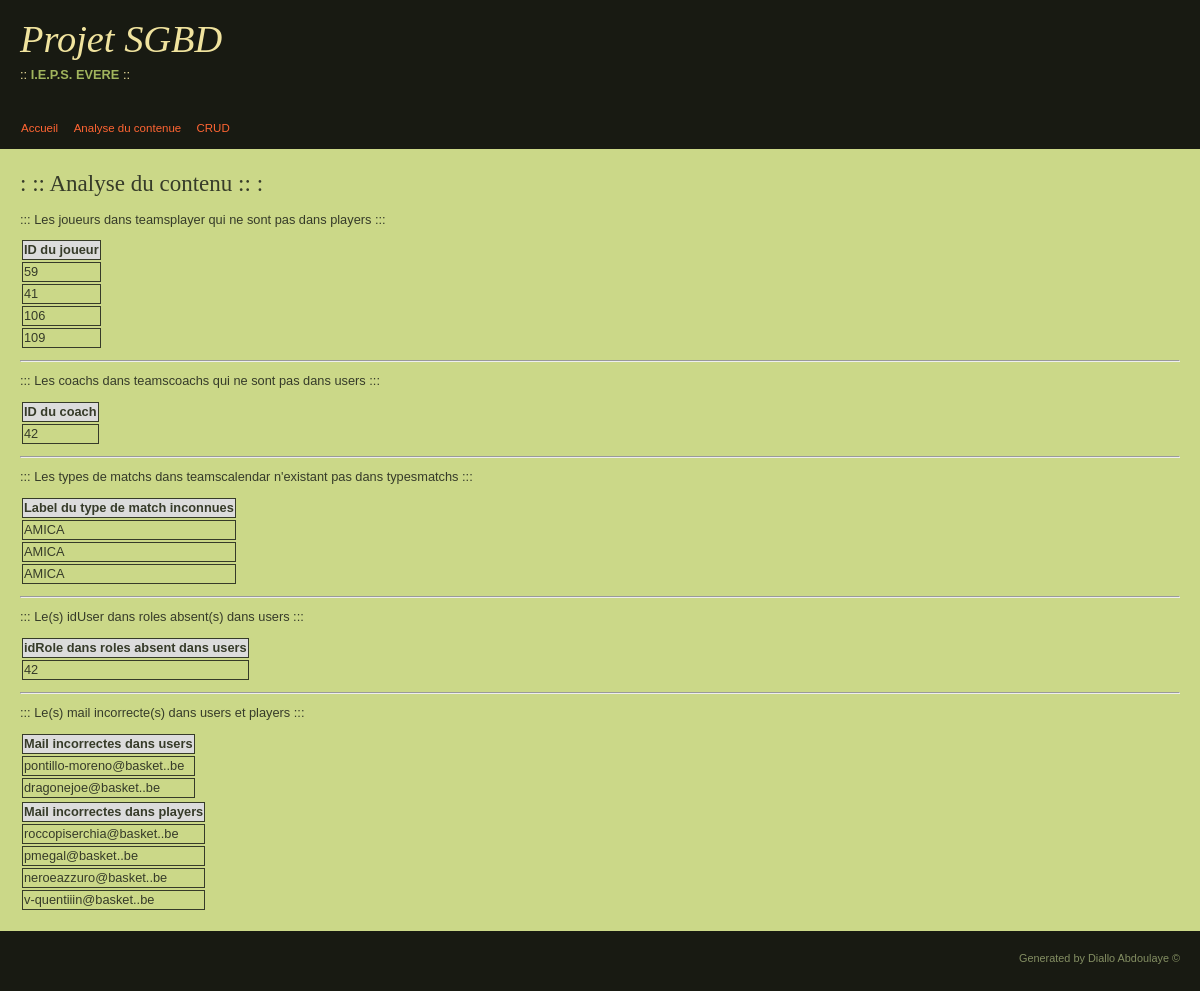
Page /?action=analyse on the committed database.
### tables this page shows
CREATE TABLE IF NOT EXISTS `teamsplayers` (
  `idTeamPlayer` int(11) NOT NULL ,
  `idTeam` int(11) NOT NULL,
  `idPlayer` int(11) NOT NULL,
  `number` int(11) NOT NULL,
  `position` varchar(20) NOT NULL,
  `yearTeam` int(11) NOT NULL
);

CREATE TABLE IF NOT EXISTS `teamscoaches` (
  `idTeamCoach` int(11) NOT NULL,
  `idTeam` int(11) NOT NULL,
  `idCoach` int(11) NOT NULL,
  `coachLicence` varchar(10) NOT NULL,
  `mainCoach` int(11) NOT NULL DEFAULT '1',
  `YearTeam` int(11) NOT NULL
);

CREATE TABLE IF NOT EXISTS `roles` (
  `idRole` int(11) NOT NULL,
  `idUser` int(11) NOT NULL,
  `idRoleType` int(11) NOT NULL
);

### controleurs/analyse.inc.php (called while the page is built)
<?php
$h2_titre = ": :: Analyse du contenu :: :";
$afficherJoueurInconnues = afficher_joueurs_Inconnues(joueursInconnues());
$afficherCoachInconnues = afficher_coachs_Inconnues(coachsInconnues());
$afficherTypeMatchInconnues = afficher_typeMatch_Inconnues(typeDeMatchInconnue());
$afficheridUserRolesInconnues = afficher_idUser_role_Inconnues(roleUserInconnue());
$afficherMailIncorrectesUSERS = afficher_Mail_Incorrectes_USERS(checkMailUsers());
$afficherMailIncorrectesPLAYERS = afficher_Mail_Incorrectes_PLAYERS(checkMailPlayers());
require('vues/analyse.inc.php');
?>

### modeles/fonctionsSQL.inc.php (called while the page is built, shortened)
<?php
   function joueursInconnues(){
		$dbh = new PDO('mysql:host=localhost;dbname=basketproject','root','');
		$query = 'SELECT t.idPlayer FROM teamsplayers t WHERE t.idPlayer NOT IN (SELECT idPlayer FROM players)';
		$result = $dbh->query($query);
		$tab = array();
		$i=0;
		if($result->rowcount() == 0){
			echo 'Tous les joueurs de teamsplayers se trouvent dans players (pas de clANDestins ouff..)';
		}else{
			while ($row = $result->fetch(PDO::FETCH_ASSOC)) {
			$tab[$i]['idPlayer'] = $row['idPlayer'];
			$i++;
			}
		}
		return $tab;
	}
	function coachsInconnues(){
		$dbh = new PDO('mysql:host=localhost;dbname=basketproject','root','');
		$query = 'SELECT idCoach FROM teamsCoaches WHERE idCoach NOT IN (SELECT idUser FROM users)';
		$result = $dbh->query($query);
		$tab = array();
		$i=0;
		if($result->rowcount() == 0){
			echo 'Tous les coachs de teamscoachs se trouvent dans users (pas de clANDestins ouff..)';
		}else{
			while ($row = $result->fetch(PDO::FETCH_ASSOC)) {
			$tab[$i]['idCoach'] = $row['idCoach'];
			$i++;
			}
		}
		return $tab;
	}
	function typeDeMatchInconnue(){
		$dbh = new PDO('mysql:host=localhost;dbname=basketproject','root','');
		$query = 'SELECT TypeMatch FROM teamscalendar WHERE TypeMatch not in (SELECT idTypeMatch FROM typesmatchs)';
		$result = $dbh->query($query);
		$tab = array();
		$i=0;
		if($result->rowcount() == 0){
			echo 'Tous les coachs de teamscoachs se trouvent dans users (pas de clANDestins ouff..)';
		}else{
			while ($row = $result->fetch(PDO::FETCH_ASSOC)) {
			$tab[$i]['TypeMatch'] = $row['TypeMatch'];
			$i++;
			}
		}
		return $tab;
	}
	function roleUserInconnue(){
		$dbh = new PDO('mysql:host=localhost;dbname=basketproject','root','');
		$query = 'SELECT idUser FROM roles WHERE idUser not in (SELECT idUser FROM users)';
		$result = $dbh->query($query);
		$tab = array();
		$i=0;
		if($result->rowcount() == 0){
			echo 'Everything is fine :)';
		}else{
			while ($row = $result->fetch(PDO::FETCH_ASSOC)) {
			$tab[$i]['idUser'] = $row['idUser'];
			$i++;
			}
		}
		return $tab;
	}
	function checkMailUsers(){
		$dbh = new PDO('mysql:host=localhost;dbname=basketproject','root','');
		$query = 'SELECT * FROM users WHERE mail not regexp "^[[:alpha:]]+(([[:alnum:]]+)|([\-\._]?[[:alnum:]]+)*)*@[[:alpha:]]+(([[:alnum:]]+)|([\-\._]?[[:alnum:]]+)*)*\.[[:alpha:]]{2,8}$"';
		$result = $dbh->query($query);
		$tab = array();
		$i=0;
		if($result->rowcount() == 0){
			echo 'Mail Valide';
		}else{
			while ($row = $result->fetch(PDO::FETCH_ASSOC)) {
			$tab[$i]['mail'] = $row['mail'];
			$i++;
			}
		}
		return $tab;
	}
	function checkMailPlayers(){
		$dbh = new PDO('mysql:host=localhost;dbname=basketproject','root','');
		$query = 'SELECT * FROM players WHERE email not regexp "^[[:alpha:]]+(([[:alnum:]]+)|([\-\._]?[[:alnum:]]+)*)*@[[:alpha:]]+(([[:alnum:]]+)|([\-\._]?[[:alnum:]]+)*)*\.[[:alpha:]]{2,8}$"';
		$result = $dbh->query($query);
		$tab = array();
		$i=0;
		if($result->rowcount() == 0){
			echo 'Mail Valide';
		}else{
			while ($row = $result->fetch(PDO::FETCH_ASSOC)) {
			$tab[$i]['email'] = $row['email'];
			$i++;
			}
		}
		return $tab;
	}
?>

### modeles/variablesGlobales.inc.php (called while the page is built, shortened)
<?php
$titre = 'Projet SGBD';
?>

### modeles/fonctionsHTML.inc.php (the view, shortened to what this page needs)
<?php
function menu() {
	$menu ='<ul>
			<li><a href="?action=accueil">Accueil</a></li>
			<li><a href="?action=analyse">Analyse du contenue </a></li>
			<li><a href="?action=crud">CRUD</a></li>
			</ul>
			';
	return $menu;
}
function footer(){
	$footer = '<p id="copyright">Generated by Diallo Abdoulaye &copy</p>';
	return $footer;
}
function headerr(){
	$header = '
				<!DOCTYPE html>
				<html>
				<head>
					<style type="text/css">
						#madiv{height:250pt;overflow:auto}
					</style>
					<link rel="stylesheet" href="css/moncss.css">
					<link rel="stylesheet" href="css/model01.css">
					<link rel="stylesheet" href="css/table.css">
					<title>Projet SGBD</title>
					<meta http-equiv="content-type" content="text/html"; charset="iso-8859-1" />
				</head>
	';
	return $header;
}
function afficher_joueurs_Inconnues($tab){
	$tableau = '<table id="tableBalises">
				  <thead>
					<tr>
						<th>ID du joueur</th>
					</tr>
				  </thead>
			      <tbody>';
	for ($i=0;$i<count($tab);$i++) {
		$tableau .=		'<tr>';
		$tableau .=		'<td>'.$tab[$i]['idPlayer'] .'</td>';
		$tableau .=		'</tr>';
	}
	$tableau .= '</tbody>
					</thead>
				   </table>';
	return $tableau;
}
function afficher_coachs_Inconnues($tab){
	$tableau = '<table id="tableBalises">
				  <thead>
					<tr>
						<th>ID du coach</th>
					</tr>
				  </thead>
			      <tbody>';
	for ($i=0;$i<count($tab);$i++) {
		$tableau .=		'<tr>';
		$tableau .=		'<td>'.$tab[$i]['idCoach'] .'</td>';
		$tableau .=		'</tr>';
	}
	$tableau .= '</tbody>
					</thead>
				   </table>';
	return $tableau;
}
function afficher_typeMatch_Inconnues($tab){
	$tableau = '<table id="tableBalises">
				  <thead>
					<tr>
						<th>Label du type de match inconnues</th>
					</tr>
				  </thead>
			      <tbody>';
	for ($i=0;$i<count($tab);$i++) {
		$tableau .=		'<tr>';
		$tableau .=		'<td>'.$tab[$i]['TypeMatch'] .'</td>';
		$tableau .=		'</tr>';
	}
	$tableau .= '</tbody>
					</thead>
				   </table>';
	return $tableau;
}
function afficher_idUser_role_Inconnues($tab){
	$tableau = '<table id="tableBalises">
				  <thead>
					<tr>
						<th>idRole dans roles absent dans users</th>
					</tr>
				  </thead>
			      <tbody>';
	for ($i=0;$i<count($tab);$i++) {
		$tableau .=		'<tr>';
		$tableau .=		'<td>'.$tab[$i]['idUser'] .'</td>';
		$tableau .=		'</tr>';
	}
	$tableau .= '</tbody>
					</thead>
				   </table>';
	return $tableau;
}
function afficher_Mail_Incorrectes_USERS($tabUsers){
	$tableau = '<table id="tableBalises">
				  <thead>
					<tr>
						<th>Mail incorrectes dans users</th>
					</tr>
				  </thead>
			      <tbody>';
	for ($i=0;$i<count($tabUsers);$i++) {
		$tableau .=		'<tr>';
		$tableau .=		'<td>'.$tabUsers[$i]['mail'] .'</td>';
		$tableau .= 	'</tr>';
	}
	$tableau .= '</tbody>
					</thead>
				   </table>';
	return $tableau;
}
function afficher_Mail_Incorrectes_PLAYERS($tabPlayers){
	$tableau = '<table id="tableBalises">
				  <thead>
					<tr>
						<th>Mail incorrectes dans players</th>
					</tr>
				  </thead>
			      <tbody>';
	for ($i=0;$i<count($tabPlayers);$i++) {
		$tableau .=		'<tr>';
		$tableau .=		'<td>'.$tabPlayers[$i]['email'] .'</td>';
		$tableau .= 	'</tr>';
	}
	$tableau .= '</tbody>
					</thead>
				   </table>';
	return $tableau;
}
?>

### index.php (shortened to what this page needs)
<?php
require('modeles/variablesGlobales.inc.php');
require('modeles/fonctionsHTML.inc.php');
require('modeles/fonctionsSQL.inc.php');
$menu = menu();
$header = headerr();
$footer = footer();
$actions = array('accueil','crud','analyse','update');
if(isset($_GET['action']) && in_array($_GET['action'], $actions)){
	require('controleurs/'.$_GET['action'].'.inc.php');
}else{
	require('controleurs/accueil.inc.php');
}
?>

### vues/analyse.inc.php
<?php
echo <<< FIN
$header
<body>
	<div id="global">
		<div id="entete">
			<h1>$titre</h1>
			<p class="sous-titre">
				:: <strong>I.E.P.S. EVERE</strong> ::
			</p>
		</div>
		<div id="navigation">
			$menu
		</div>
		<div id="contenu">
			<h2>$h2_titre</h2>
			<article>
				<p>::: Les joueurs dans teamsplayer qui ne sont pas dans players ::: </p>
				<p>$afficherJoueurInconnues</p>
			</article>
			<hr>
			<article>
				<p>::: Les coachs dans teamscoachs qui ne sont pas dans users ::: </p>
				<p>$afficherCoachInconnues</p>
			</article>
			<hr>
			<article>
				<p>::: Les types de matchs dans teamscalendar n'existant pas dans typesmatchs ::: </p>
				<p>$afficherTypeMatchInconnues</p>
			</article>
			<hr>
			<article>
				<p>::: Le(s) idUser dans roles absent(s) dans users ::: </p>
				<p>$afficheridUserRolesInconnues</p>
			</article>
			<hr>
			<article>
				<p>::: Le(s) mail incorrecte(s) dans users et players ::: </p>
				<p>$afficherMailIncorrectesUSERS $afficherMailIncorrectesPLAYERS</p>
			</article>
		</div>
		<div id="pied">
			$footer
		</div>
	</div>
</body>
</html>
FIN
?>

### css/moncss.css (style rules this page uses)
html { font-size: 100%; }
body { margin: 0; padding: 10px 20px; font-family: Verdana, "Bitstream Vera Sans", "Lucida Grande", sans-serif; font-size: .8em; line-height: 1.25; color: black; background: white; }
h1, h2, h3, h4, h5, h6 { margin: 1em 0 .5em 0; }
h1, h2 { font-family: Georgia, "Bitstream Vera Serif", Norasi, serif; font-weight: normal; }
h1 { font-size: 3em; font-style: italic; }
h2 { font-size: 1.8em; }
ul, ol { margin: .75em 0 .75em 24px; padding: 0; }
ul { list-style: square; }
li { margin: 0; padding: 0; }
p { margin: .75em 0; }
a { color: mediumblue; text-decoration: underline; }
strong { font-weight: bold; color: dimgray; }
#copyright { margin: 20px 0 5px 0; text-align: right; font-size: .8em; color: #848F63; }

### css/model01.css (style rules this page uses)
body { color: #F0E39E; background: #181A12; }
a { color: #FF6533; }
strong { color: #A1B55D; }
#entete { background: #181A12; }
#navigation { background: #181A12; }
#navigation a { color: #FF6533; }
#contenu { color: #363B29; background: #cbd888; }
#pied { color: #E6A948; }
body { padding: 0; }
#entete { padding: 15px 20px 10px 20px; }
#entete h1 { margin: 0; }
#entete .sous-titre { margin: 4px 0 15px 0; }
#navigation { padding: 12px 15px; }
#navigation ul { margin: 0; padding: 0; list-style: none; }
#navigation li { display: inline; }
#navigation a { padding: 6px; line-height: 1.5; font-size: .9em; text-decoration: none; }
#contenu { padding: 10px 20px; }
#contenu > :first-child { margin-top: 10px; }
#contenu p, #contenu li { line-height: 1.5; }
#pied { padding: 15px 20px; font-size: .85em; }
#pied p { margin: .5em 0; }
#pied #copyright { float: right; margin: .5em 0 30px 10%; font-size: 1em; }
#tableBalises th { border-style: solid; border-width: thin; border-collapse: collapse; background-color: #DCDCDC; }
#tableBalises td { border-style: solid; border-width: thin; border-collapse: collapse; }

### rows in the picture
teamsplayers: idPlayer "59"
teamsplayers: idPlayer "41"
teamsplayers: idPlayer "106"
teamsplayers: idPlayer "109"
teamscoaches: idCoach "42"
roles: idUser "42"

### other values in the picture
$titre "Projet SGBD"
$h2_titre ": :: Analyse du contenu :: :"
$tab[$i]['TypeMatch'] "AMICA"
$tabUsers[$i]['mail'] "pontillo-moreno@basket..be"
$tabUsers[$i]['mail'] "dragonejoe@basket..be"
$tabPlayers[$i]['email'] "roccopiserchia@basket..be"
$tabPlayers[$i]['email'] "pmegal@basket..be"
$tabPlayers[$i]['email'] "neroeazzuro@basket..be"
$tabPlayers[$i]['email'] "v-quentiiin@basket..be"
